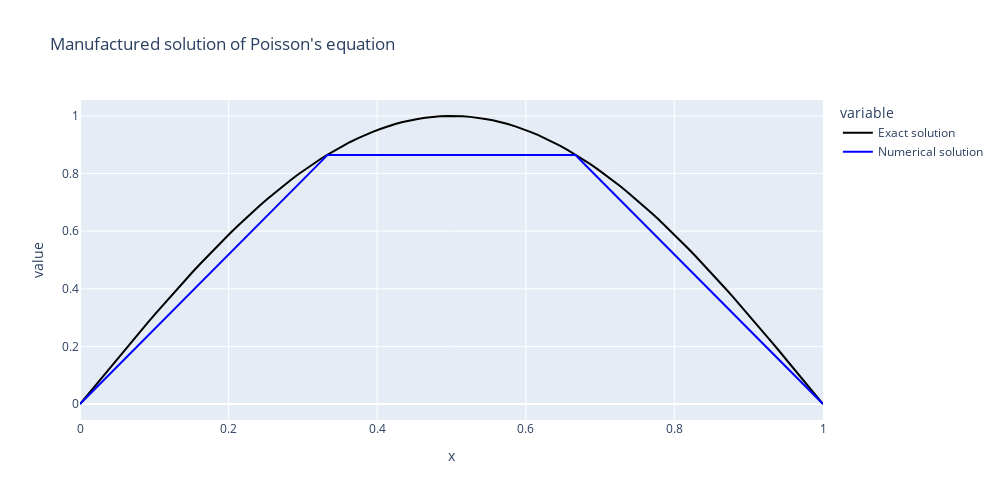

This figure's notebook cell:
### Code cell
import plotly.express as px

# Convert mesh coordinates and solutions to DataFrame for Plotly Express
import pandas as pd
data = pd.DataFrame({'x': points,
                     'Exact solution': [u_exact(x) for x in points],
                     'Numerical solution': [u_sol(x) for x in points]})

# Create a Plotly Express figure with colors specified
fig = px.line(data, x='x', y=['Exact solution', 'Numerical solution'], title='Manufactured solution of Poisson\'s equation',
              color_discrete_map={'Exact solution': 'black', 'Numerical solution': 'blue'})

fig.update_traces(mode="lines", hovertemplate=None)

# Set the figure size to achieve a 1:1 aspect ratio
fig.update_layout(
    hovermode='x',
    autosize=False,
    width=1000,  # You can adjust this value to get the desired aspect ratio
    height=500
)

# Show the Plotly Express figure
fig.show()
